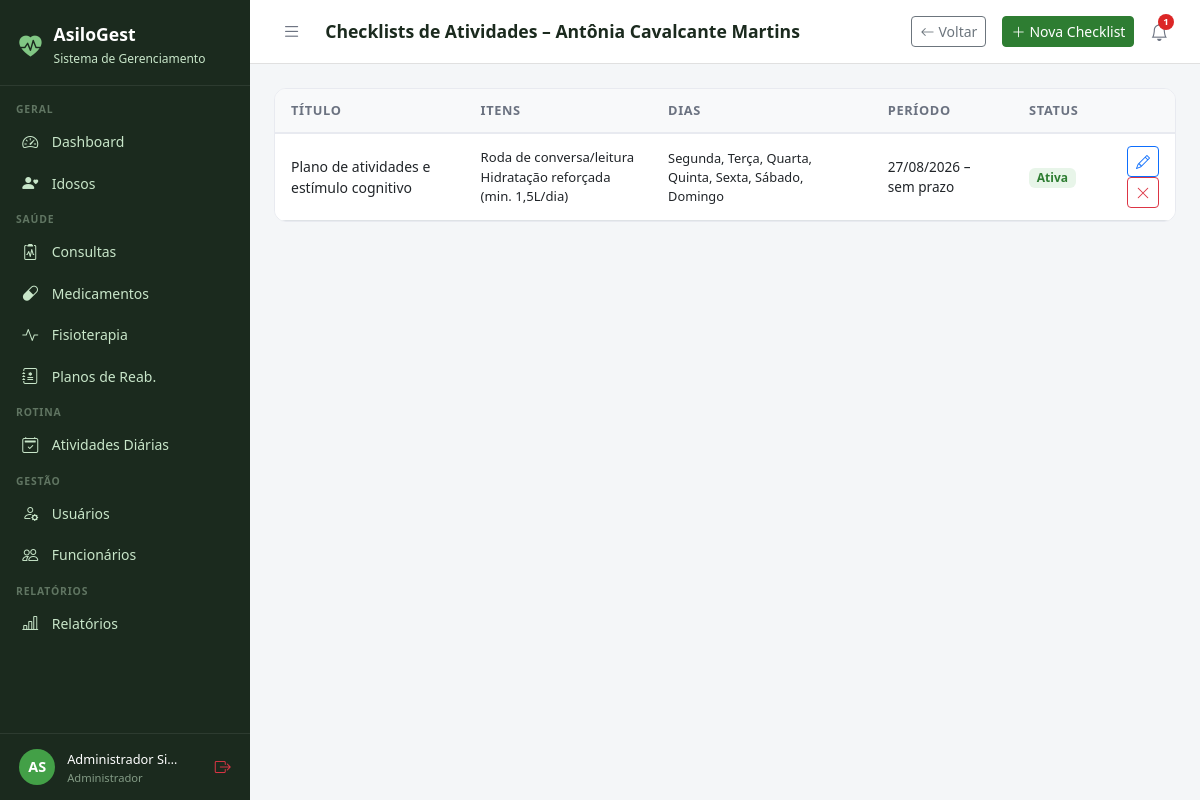
Screenshot of /atividades/41/checklists/ (signed in) with the database file from the repository.
### core/models.py (models this page shows, shortened)
class Usuario(AbstractUser):
    PERFIL_CHOICES = [
        ('administrador', 'Administrador'),
        ('medico', 'Médico'),
        ('fisioterapeuta', 'Fisioterapeuta'),
        ('enfermeiro', 'Enfermeiro(a)'),
        ('recepcionista', 'Recepcionista'),
        ('familiar', 'Familiar do Idoso'),
    ]
    perfil = models.CharField(
        max_length=20, choices=PERFIL_CHOICES,
        default='recepcionista', verbose_name='Perfil de Acesso'
    )
    telefone = models.CharField(max_length=15, blank=True, verbose_name='Telefone')
    cpf = models.CharField(max_length=14, unique=True, null=True, blank=True, verbose_name='CPF')
    foto = models.ImageField(upload_to='usuarios/', blank=True, null=True, verbose_name='Foto')
    data_nascimento = models.DateField(null=True, blank=True, verbose_name='Data de Nascimento')
    especialidade = models.CharField(
        max_length=100, blank=True, verbose_name='Especialidade',
        help_text='Preencha para Médico ou Fisioterapeuta'
    )
    data_admissao = models.DateField(null=True, blank=True, verbose_name='Data de Admissão')
    primeiro_acesso = models.BooleanField(
        default=True, verbose_name='Primeiro Acesso',
        help_text='Usuário deve definir senha no primeiro login'
    )
    ativo = models.BooleanField(default=True, verbose_name='Ativo')
    criado_em = models.DateTimeField(auto_now_add=True)
    class Meta:
        verbose_name = 'Usuário'
        verbose_name_plural = 'Usuários'
        ordering = ['first_name', 'last_name']
    @property
    def is_administrador(self):
        return self.perfil == 'administrador' or self.is_superuser
    @property
    def is_fisioterapeuta(self):
        return self.perfil == 'fisioterapeuta'
    @property
    def is_familiar(self):
        return self.perfil == 'familiar'
    @property
    def pode_ver_saude(self):
        return (self.is_administrador or self.is_medico
                or self.is_fisioterapeuta or self.is_enfermeiro)
    @property
    def pode_cadastrar_usuarios(self):
        return self.is_administrador or self.is_recepcionista
    @property
    def pode_administrar(self):
        return self.is_administrador

### idosos/models.py (models this page shows, shortened)
class Idoso(models.Model):
    SEXO_CHOICES = [('M', 'Masculino'), ('F', 'Feminino')]
    TIPO_SANGUINEO = [('A+','A+'),('A-','A-'),('B+','B+'),('B-','B-'),('AB+','AB+'),('AB-','AB-'),('O+','O+'),('O-','O-')]
    STATUS_CHOICES = [('ativo','Ativo'),('inativo','Inativo'),('internado','Internado'),('falecido','Falecido')]
    nome = models.CharField(max_length=150, verbose_name='Nome Completo')
    data_nascimento = models.DateField(verbose_name='Data de Nascimento')
    sexo = models.CharField(max_length=1, choices=SEXO_CHOICES)
    cpf = models.CharField(max_length=14, unique=True, null=True, blank=True)
    rg = models.CharField(max_length=20, blank=True)
    tipo_sanguineo = models.CharField(max_length=3, choices=TIPO_SANGUINEO, blank=True)
    foto = models.ImageField(upload_to='idosos/', blank=True, null=True)
    status = models.CharField(max_length=10, choices=STATUS_CHOICES, default='ativo')
    endereco = models.CharField(max_length=200, blank=True)
    cidade = models.CharField(max_length=100, blank=True)
    estado = models.CharField(max_length=2, blank=True)
    cep = models.CharField(max_length=9, blank=True)
    alergias = models.TextField(blank=True, verbose_name='Alergias')
    condicoes_medicas = models.TextField(blank=True, verbose_name='Condições Médicas')
    observacoes = models.TextField(blank=True, verbose_name='Observações Gerais')
    data_entrada = models.DateField(verbose_name='Data de Entrada')
    numero_quarto = models.CharField(max_length=10, blank=True, verbose_name='Quarto')
    criado_em = models.DateTimeField(auto_now_add=True)
    atualizado_em = models.DateTimeField(auto_now=True)
    class Meta:
        verbose_name = 'Idoso'
        verbose_name_plural = 'Idosos'
        ordering = ['nome']

### atividades/models.py (models this page shows, shortened)
class ChecklistAtividade(models.Model):
    idoso = models.ForeignKey(Idoso, on_delete=models.CASCADE, related_name='checklists_atividades')
    titulo = models.CharField(max_length=150, verbose_name='Título')
    descricao = models.TextField(blank=True, verbose_name='Descrição')
    dias_semana = models.CharField(
        max_length=30, verbose_name='Dias da Semana',
        help_text='Códigos separados por vírgula, ex: seg,qua,sex'
    )
    data_inicio = models.DateField(verbose_name='Início')
    data_fim = models.DateField(null=True, blank=True, verbose_name='Fim (deixe em branco para sem prazo)')
    prescrito_por = models.ForeignKey(
        Usuario, on_delete=models.SET_NULL, null=True, related_name='checklists_prescritas')
    ativo = models.BooleanField(default=True)
    criado_em = models.DateTimeField(auto_now_add=True)
    class Meta:
        verbose_name = 'Checklist de Atividade'
        verbose_name_plural = 'Checklists de Atividades'
        ordering = ['-criado_em']
    @property
    def dias_semana_display(self):
        labels = dict(DIAS_SEMANA_CHOICES)
        return ', '.join(labels.get(c, c) for c in self.dias_semana.split(',') if c)

class ItemChecklist(models.Model):
    checklist = models.ForeignKey(ChecklistAtividade, on_delete=models.CASCADE, related_name='itens')
    descricao = models.CharField(max_length=200, verbose_name='Atividade')
    ordem = models.PositiveIntegerField(default=0)
    class Meta:
        verbose_name = 'Item de Checklist'
        verbose_name_plural = 'Itens de Checklist'
        ordering = ['ordem', 'id']

### atividades/views.py (the view)
# urls.py: path('<int:idoso_pk>/checklists/', views.checklist_lista, name='checklist_lista'),
@login_required
@perfil_required('administrador', 'medico', 'enfermeiro', 'fisioterapeuta')
def checklist_lista(request, idoso_pk):
    from idosos.models import Idoso
    idoso = get_object_or_404(Idoso, pk=idoso_pk)
    checklists = idoso.checklists_atividades.prefetch_related('itens').order_by('-ativo', '-criado_em')
    return render(request, 'atividades/checklist_lista.html', {
        'idoso': idoso, 'checklists': checklists,
    })

### templates/atividades/checklist_lista.html (shortened to what this page needs)
{% extends 'base.html' %}
{% block page_title %}Checklists de Atividades – {{ idoso.nome }}{% endblock %}
{% block topbar_actions %}
<a href="{% url 'idosos:detalhe' idoso.pk %}" class="btn btn-sm btn-outline-secondary me-2"><i class="bi bi-arrow-left me-1"></i>Voltar</a>
<a href="{% url 'atividades:checklist_novo' idoso.pk %}" class="btn btn-primary btn-sm"><i class="bi bi-plus-lg me-1"></i>Nova Checklist</a>
{% endblock %}
{% block content %}
<div class="table-card">
  <table class="table table-hover">
    <thead>
      <tr><th>Título</th><th>Itens</th><th>Dias</th><th>Período</th><th>Status</th><th></th></tr>
    </thead>
    <tbody>
      {% for c in checklists %}
      <tr>
        <td style="font-weight:500;font-size:.875rem;">{{ c.titulo }}</td>
        <td style="font-size:.82rem;">
          {% for item in c.itens.all %}<div>{{ item.descricao }}</div>{% endfor %}
        </td>
        <td style="font-size:.8rem;">{{ c.dias_semana_display }}</td>
        <td style="font-size:.85rem;">
          {{ c.data_inicio|date:"d/m/Y" }} – {{ c.data_fim|date:"d/m/Y"|default:"sem prazo" }}
        </td>
        <td>
          {% if c.ativo %}
            <span class="badge" style="background:#E8F5E9;color:#2E7D32;font-size:.75rem;">Ativa</span>
          {% else %}
            <span class="badge" style="background:#FFEBEE;color:#C62828;font-size:.75rem;">Encerrada</span>
          {% endif %}
        </td>
        <td class="text-end">
          <a href="{% url 'atividades:checklist_editar' c.pk %}" class="btn btn-sm btn-outline-primary"><i class="bi bi-pencil"></i></a>
          {% if c.ativo %}
          <a href="{% url 'atividades:checklist_encerrar' c.pk %}" class="btn btn-sm btn-outline-danger"><i class="bi bi-x-lg"></i></a>
          {% endif %}
        </td>
      </tr>
      {% empty %}
      <tr><td colspan="6" class="text-center py-4 text-muted">Nenhuma checklist de atividades cadastrada.</td></tr>
      {% endfor %}
    </tbody>
  </table>
</div>
{% endblock %}

### templates/base.html (shortened to what this page needs)
<!DOCTYPE html>
<html lang="pt-br">
<head>
  <link href="https://cdn.jsdelivr.net/npm/bootstrap@5.3.0/dist/css/bootstrap.min.css" rel="stylesheet">
  <link href="https://cdn.jsdelivr.net/npm/bootstrap-icons@1.11.0/font/bootstrap-icons.css" rel="stylesheet">
</head>
<body>
{% if user.is_authenticated %}
<div id="sidebar">
  <div class="sidebar-brand">
    <i class="bi bi-heart-pulse-fill" style="color:#81C784;font-size:1.4rem;"></i>
    <div>
      <h5 style="margin:0;">AsiloGest</h5>
      <small>Sistema de Gerenciamento</small>
    </div>
  </div>
  <nav class="sidebar-nav">
    <div class="nav-section">Geral</div>
    <a href="{% url 'dashboard' %}" class="sidebar-link {% if request.resolver_match.url_name == 'dashboard' %}active{% endif %}">
      <i class="bi bi-speedometer2"></i> Dashboard
    </a>
    <a href="{% url 'idosos:lista' %}" class="sidebar-link">
      <i class="bi bi-person-heart"></i>
      {% if user.is_familiar %}Meus Familiares{% else %}Idosos{% endif %}
    </a>
    {% if user.pode_ver_saude or user.is_familiar %}
    <div class="nav-section">Saúde</div>
    <a href="{% url 'consultas:lista' %}" class="sidebar-link">
      <i class="bi bi-clipboard2-pulse"></i> Consultas
    </a>
    <a href="{% url 'medicamentos:lista' %}" class="sidebar-link">
      <i class="bi bi-capsule"></i> Medicamentos
    </a>
    <a href="{% url 'fisioterapia:lista' %}" class="sidebar-link">
      <i class="bi bi-activity"></i> Fisioterapia
    </a>
    {% if user.pode_ver_saude and not user.is_familiar %}
    <a href="{% url 'fisioterapia:planos_lista' %}" class="sidebar-link">
      <i class="bi bi-journal-medical"></i> Planos de Reab.
    </a>
    {% endif %}
    {% endif %}
    <div class="nav-section">Rotina</div>
    <a href="{% url 'atividades:lista' %}" class="sidebar-link">
      <i class="bi bi-calendar2-check"></i> Atividades Diárias
    </a>
    {% if user.pode_cadastrar_usuarios %}
    <div class="nav-section">Gestão</div>
    <a href="{% url 'usuarios_lista' %}" class="sidebar-link">
      <i class="bi bi-person-gear"></i> Usuários
    </a>
    {% endif %}
    {% if user.pode_administrar %}
    <a href="{% url 'funcionarios:lista' %}" class="sidebar-link">
      <i class="bi bi-people"></i> Funcionários
    </a>
    {% endif %}
    {% if user.pode_ver_saude or user.pode_administrar %}
    <div class="nav-section">Relatórios</div>
    <a href="{% url 'relatorios:lista' %}" class="sidebar-link">
      <i class="bi bi-bar-chart-line"></i> Relatórios
    </a>
    {% endif %}
  </nav>
  <div class="sidebar-user">
    <div class="avatar">{{ user.first_name|first|upper }}{{ user.last_name|first|upper }}</div>
    <div class="info" style="min-width:0;flex:1;">
      <span>{{ user.get_full_name|truncatechars:18 }}</span>
      <small>{{ user.get_perfil_display }}</small>
    </div>
    <a href="{% url 'logout' %}" class="text-danger" title="Sair" style="flex-shrink:0;">
      <i class="bi bi-box-arrow-right"></i>
    </a>
  </div>
</div>
<div id="main">
  <div class="topbar">
    <div class="topbar-left">
      <button class="btn-toggle-sidebar" onclick="toggleSidebar()" title="Menu">
        <i class="bi bi-list"></i>
      </button>
      <h4>{% block page_title %}{% endblock %}</h4>
    </div>
    <div class="d-flex align-items-center gap-2">
      {% block topbar_actions %}{% endblock %}
      <div style="position:relative;">
        <button class="notif-btn" id="notifBtn" onclick="toggleNotif()" title="Notificações">
          <i class="bi bi-bell"></i>
          {% if notif_count %}
          <span class="notif-badge">{{ notif_count }}</span>
          {% endif %}
        </button>
      </div>
    </div>
  </div>
  <div class="content">
    {% block content %}{% endblock %}
  </div>
</div>
{% else %}
{% block full_content %}{% endblock %}
{% endif %}
</body>
</html>

### templates/base.html (style rules this page uses)
:root { --sidebar-width: 250px; --primary: #2E7D32; --primary-light: #43A047; --accent: #1565C0; --bg-sidebar: #1B2A1E; --bg-sidebar-hover: #2E4A33; --text-sidebar: #C8E6C9; --transition: 0.3s ease; }
body { background: #F4F6F8; font-family: 'Segoe UI', sans-serif; }
#sidebar { position: fixed; top: 0; left: 0; width: var(--sidebar-width); height: 100vh; background: var(--bg-sidebar); z-index: 1000; display: flex; flex-direction: column; overflow-y: auto; transition: transform var(--transition); }
.sidebar-brand { padding: 1.5rem 1.2rem 1rem; border-bottom: 1px solid rgba(255,255,255,0.08); display: flex; align-items: center; gap: .75rem; }
.sidebar-brand h5 { color: #fff; font-weight: 700; margin: 0; font-size: 1.1rem; }
.sidebar-brand small { color: var(--text-sidebar); font-size: .75rem; }
.sidebar-nav { padding: .5rem 0; flex: 1; }
.nav-section { padding: .5rem 1rem .2rem; color: rgba(200,230,201,.4); font-size: .65rem; font-weight: 700; letter-spacing: .08em; text-transform: uppercase; }
.sidebar-link { display: flex; align-items: center; gap: .65rem; padding: .55rem 1.2rem; color: var(--text-sidebar); text-decoration: none; font-size: .875rem; transition: all .2s; border-left: 3px solid transparent; }
.sidebar-link i { font-size: 1rem; width: 1.2rem; }
.sidebar-user { padding: .8rem 1.2rem; border-top: 1px solid rgba(255,255,255,0.08); display: flex; align-items: center; gap: .75rem; }
.sidebar-user .avatar { width: 36px; height: 36px; background: var(--primary-light); border-radius: 50%; display: flex; align-items: center; justify-content: center; color: #fff; font-weight: 700; font-size: .9rem; flex-shrink: 0; }
.sidebar-user .info small { color: rgba(200,230,201,.6); font-size: .7rem; display: block; }
.sidebar-user .info span { color: #fff; font-size: .8rem; }
#main { margin-left: var(--sidebar-width); min-height: 100vh; display: flex; flex-direction: column; transition: margin-left var(--transition); }
.topbar { background: #fff; border-bottom: 1px solid #E0E0E0; padding: .75rem 1.5rem; display: flex; align-items: center; justify-content: space-between; position: sticky; top: 0; z-index: 999; }
.topbar-left { display: flex; align-items: center; gap: 1rem; }
.topbar h4 { margin: 0; font-size: 1.1rem; font-weight: 600; color: #1B2A1E; }
.btn-toggle-sidebar { background: none; border: none; padding: .4rem .5rem; color: #6B7280; cursor: pointer; border-radius: 6px; font-size: 1.2rem; line-height: 1; transition: background .2s, color .2s; }
.notif-btn { position: relative; background: none; border: none; padding: .4rem .5rem; color: #6B7280; cursor: pointer; border-radius: 6px; font-size: 1.1rem; transition: background .2s, color .2s; }
.notif-badge { position: absolute; top: 2px; right: 2px; background: #DC2626; color: #fff; font-size: .6rem; font-weight: 700; min-width: 16px; height: 16px; border-radius: 8px; padding: 0 4px; display: flex; align-items: center; justify-content: center; }
.content { padding: 1.5rem; flex: 1; }
.table-card { background: #fff; border-radius: 12px; border: 1px solid #E8EAF0; overflow: hidden; }
.table-card .table { margin: 0; }
.table thead th { background: #F8F9FA; border-bottom: 2px solid #E8EAF0; font-size: .8rem; font-weight: 600; color: #6B7280; text-transform: uppercase; letter-spacing: .05em; padding: .75rem 1rem; }
.table td { padding: .75rem 1rem; vertical-align: middle; font-size: .9rem; }
.btn-primary { background: var(--primary); border-color: var(--primary); }

### rows the page displays
Usuario: first_name|first "A", last_name|first "S", get_full_name "Administrador Si…", perfil "Administrador"
Idoso: nome "Antônia Cavalcante Martins"
ChecklistAtividade: titulo "Plano de atividades e estímulo cognitivo", dias_semana_display "Segunda, Terça, Quarta, Quinta, Sexta, Sábado, Domingo", data_inicio "27/08/2026", data_fim "sem prazo", ativo "Ativa"
ItemChecklist: descricao "Roda de conversa/leitura"
ItemChecklist: descricao "Hidratação reforçada (min. 1,5L/dia)"

### other values shown
{{ notif_count }} "1"
